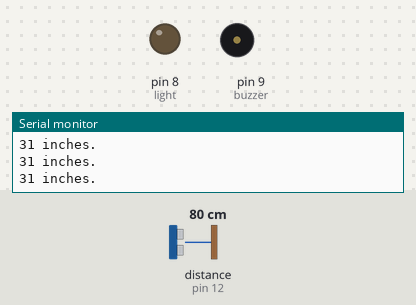
The sketch below on a simulated Arduino Uno, built with avr-gcc and run on an emulated ATmega328P. On the bench: output pins drawn as LEDs (lit = HIGH), buzzer (waves = sounding), the last lines printed to the serial monitor. Wiring (inferred from the names in the program): ultrasonic range finder: trigger pin 11; echo pin 12. Dashed ring = blinking. The test bench sets the inputs (shaded band); at power-on: distance to the obstacle (sensor on pin 12) 80 cm. The echo pulse lasts 58.3 µs per cm; pins used as bus, display or sensor lines are not drawn.

Above: at 1.2 s.
1.3 s: distance to the obstacle (sensor on pin 12) set to 21 cm
2.9 s: distance to the obstacle (sensor on pin 12) set to 16 cm
At 6.3 s:
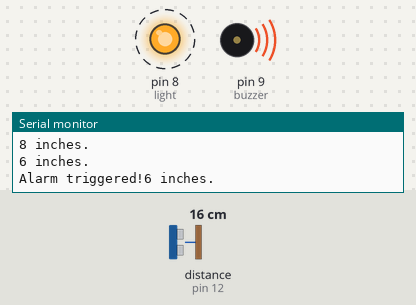
8.0 s: distance to the obstacle (sensor on pin 12) set to 2 cm
Timing chart, 0 to 12.0 s (numbered marks = the images above; inputs shaded):
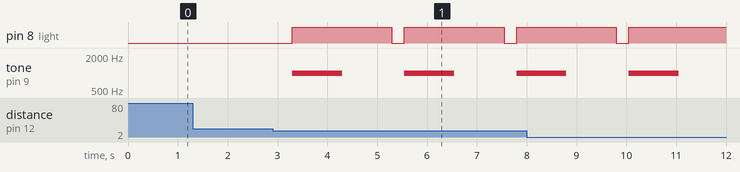

Measured:
- the behaviour switches between 19 and 18 cm on distance to the obstacle (sensor on pin 12) (found by bisection; images 0 and 1)
- after the input at 2.9 s, pin 8 (light): alternates HIGH for 2.0 s and LOW for 0.25 s, starting after 0.40 s; tone on pin 9 (buzzer): alternates 1000 Hz for 1.0 s and silent for 1.3 s, starting after 0.40 s

The sketch:

arduinosec.ino
```cpp
//Source code for simple Arduino alarm system.
//Made with an Arduino Uno
//By: Payton Long

//Global Scope:
const int buzzer = 9;
const int light = 8;

//Variables for ultrasonic sensor:
const int trigPin = 11;
const int echoPin = 12;
long duration, inches;

//Setup function:
void setup(){
  Serial.begin (9600);
  pinMode(trigPin, OUTPUT);
  pinMode(echoPin, INPUT);
  pinMode(buzzer, OUTPUT); //Set alert buzzer pin 9 as an output
  pinMode(light, OUTPUT); //Set alert light to pin 8 as output
}

//Main Loop:
void loop(){
    //Implementation of sensor func:
    getData();
    //Implementation of alert func:
    if(inches <= 6){
      alert();
      Serial.println();
      Serial.print("Alarm triggered!");
    }
}

//Function prototypes:
void alert(){
    //This function triggers whenever the sensor senses movement:
    digitalWrite(light, HIGH); //Turn alert light on
    tone(buzzer, 1000); // Send 1KHz sound signal...
    delay(1000);
    noTone(buzzer);
    delay(1000);
    digitalWrite(light, LOW);
}

void getData(){
    //Code to get data from ultrasonic sensor:
    digitalWrite(trigPin, LOW);
    delayMicroseconds(5);
    digitalWrite(trigPin, HIGH);
    delayMicroseconds(10);
    digitalWrite(trigPin, LOW);
    pinMode(echoPin, INPUT);
    duration = pulseIn(echoPin, HIGH);
    inches = (duration/2) / 74;
    Serial.print(inches);
    Serial.print(" inches.");
    Serial.println();
    delay(250);
}
```
